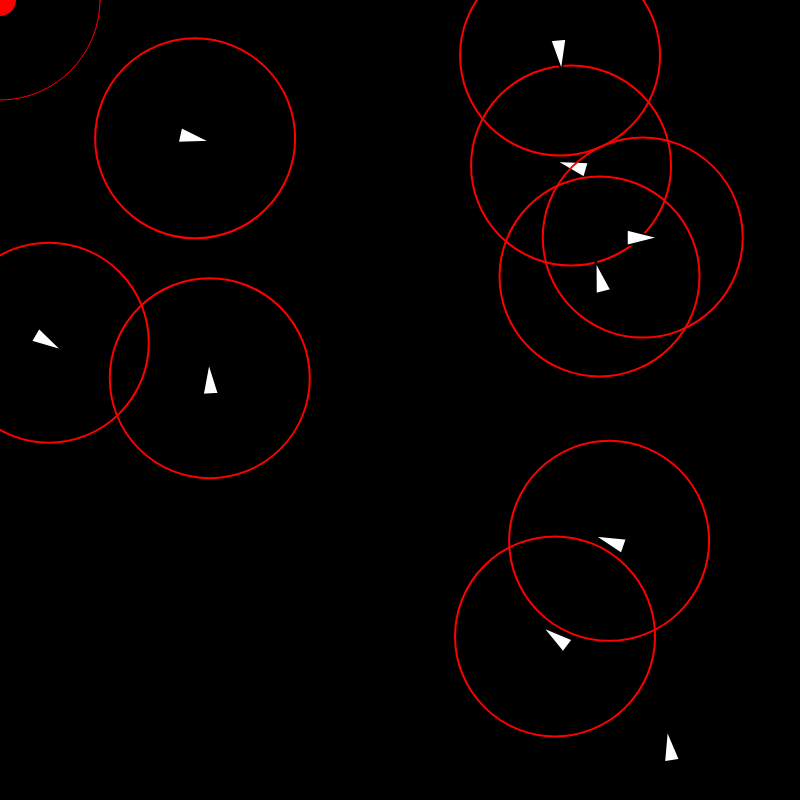
Frame 1 (no input)
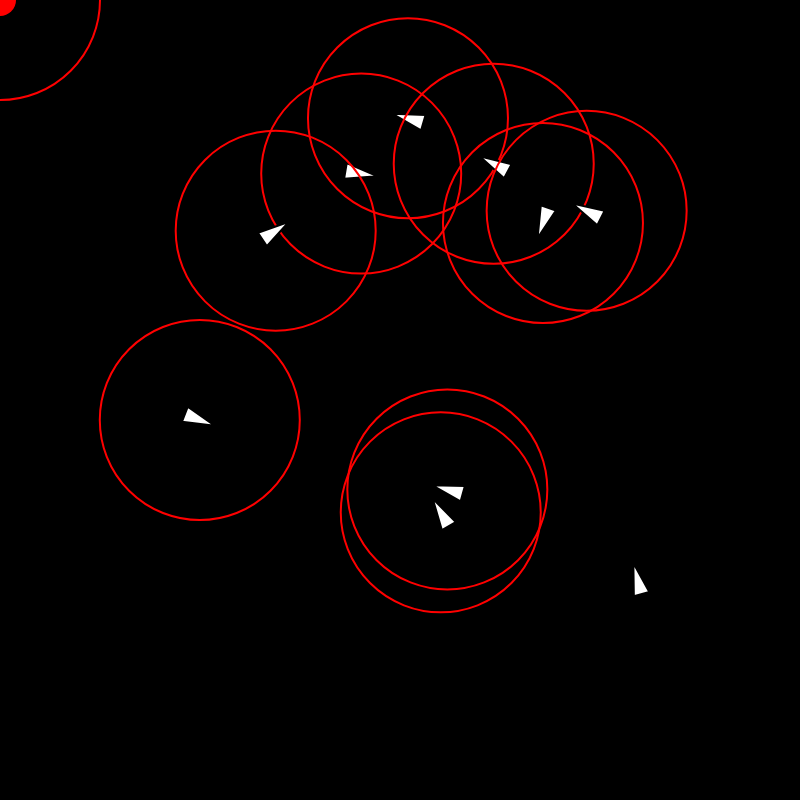
Frame 60 (no input)
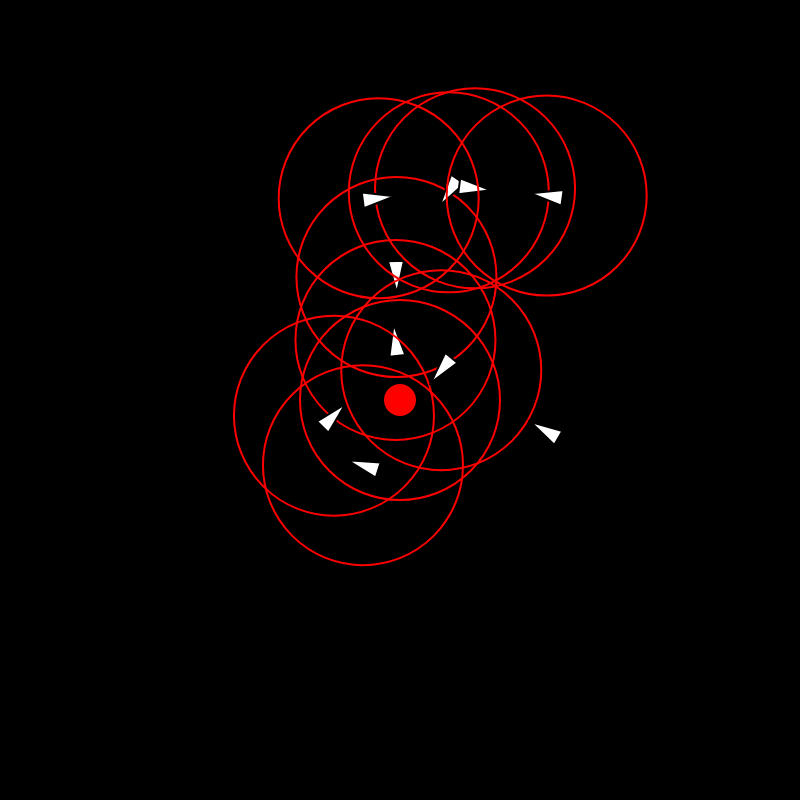
Frame 120 (the mouse pressed at the canvas centre since frame 60)

The p5.js sketch that drew these frames (run headless with seeded random() and noise() and a simulated clock; from frame 60 on, the mouse is pressed at the canvas centre):

// p5.js sketch
// ── sketch.js
let vehicle_1;
let vehicle_2;
let target;

let vehicles = [];

function setup() {

  createCanvas(800, 800);

  for (let i = 0; i < 10; i++) {
    vehicles.push(new Vehicle(random(width), random(height)));
  }
}

function draw() {
  // couleur pour effacer l'écran
  background(0);
  // pour effet psychedelique
  //background(0, 0, 0, 10);

  target = createVector(mouseX, mouseY);

  // Cible qui suit la souris, cercle rouge de rayon 32
  fill(255, 0, 0);
  noStroke();
  ellipse(target.x, target.y, 32);

  for (let i = 0; i < vehicles.length; i++) {
    let v = vehicles[i];
    let steering = (i==0) ? v.arrive(target): v.arrive(vehicles[i-1].pos);
    v.applyForce(steering);
    v.update();
    v.show();
  }
 
}
// ── vehicle.js
class Vehicle {
  constructor(x, y) {
    this.pos = createVector(x, y);
    this.vel = createVector(0, 0);
    this.acc = createVector(0, 0);
    this.maxSpeed = 3;
    this.maxForce = 0.4;
    this.r = 16;
    this.rayonZoneDeFreinage = 200;

    // Ajouter une nouvelle propriété pour garder la dernière direction
    this.lastHeading = this.vel.heading(); // La direction initiale
  }

  evade(vehicle) {
    let pursuit = this.pursue(vehicle);
    pursuit.mult(-1);
    return pursuit;
  }

  pursue(vehicle) {
    let target = vehicle.pos.copy();
    let prediction = vehicle.vel.copy();
    prediction.mult(10);
    target.add(prediction);
    fill(0, 255, 0);
    circle(target.x, target.y, 16);
    return this.seek(target);
  }

  arrive(target) {
    return this.seek(target, true);  // Le comportement "arriver"
  }

  flee(target) {
    // Code pour fuir un véhicule
  }

  seek(target, arrival = false) {
    let force = p5.Vector.sub(target, this.pos);  // Calcul de la direction vers la cible
    let desiredSpeed = this.maxSpeed;  // Vitesse souhaitée initiale

    if (arrival) {
      let distanceArret = 100;  // Rayon où le véhicule doit s'arrêter

      let distance = force.mag();  // Calculer la distance entre le véhicule et la cible

      // Visualiser la zone de freinage (optionnel)
      noFill();
      stroke(255, 0, 0);
      circle(target.x, target.y, distanceArret * 2);

      // Si la distance est supérieure à la distance d'arrêt, la vitesse reste maximale
      if (distance > distanceArret) {
        desiredSpeed = this.maxSpeed;
      } else {
        // Quand on atteint la zone d'arrêt, la vitesse est mise à 0
        desiredSpeed = 0;
      }
    }

    // Appliquer la direction et la vitesse
    force.setMag(desiredSpeed);
    force.sub(this.vel);  // Calcul de la force de steering
    force.limit(this.maxForce);  // Limiter la force appliquée pour éviter des accélérations trop grandes
    return force;
  }

  applyForce(force) {
    this.acc.add(force);
  }

  update() {
    this.vel.add(this.acc);  // Ajouter l'accélération à la vélocité
    this.vel.limit(this.maxSpeed);  // Limiter la vitesse maximale
    this.pos.add(this.vel);  // Ajouter la vélocité à la position
    this.acc.set(0, 0);  // Réinitialiser l'accélération

    // Conserver la direction avant l'arrêt, même si la vélocité est nulle
    if (this.vel.mag() > 0) {
      this.lastHeading = this.vel.heading();  // Mémoriser la dernière direction avant l'arrêt
    }
  }

  show() {
    stroke(255);
    strokeWeight(2);
    fill(255);
    stroke(0);
    strokeWeight(2);
    push();
    translate(this.pos.x, this.pos.y);

    // Utiliser la dernière direction au lieu de la direction actuelle
    rotate(this.lastHeading);

    // Dessiner le véhicule sous forme de triangle (flèche)
    triangle(-this.r, -this.r / 2, -this.r, this.r / 2, this.r, 0);
    pop();
  }

  edges() {
    if (this.pos.x > width + this.r) {
      this.pos.x = -this.r;
    } else if (this.pos.x < -this.r) {
      this.pos.x = width + this.r;
    }
    if (this.pos.y > height + this.r) {
      this.pos.y = -this.r;
    } else if (this.pos.y < -this.r) {
      this.pos.y = height + this.r;
    }
  }
}

class Target extends Vehicle {
  constructor(x, y) {
    super(x, y);
    this.vel = p5.Vector.random2D();
    this.vel.mult(5);
  }

  show() {
    stroke(255);
    strokeWeight(2);
    fill("#F063A4");
    push();
    translate(this.pos.x, this.pos.y);
    circle(0, 0, this.r * 2);
    pop();
  }
}
